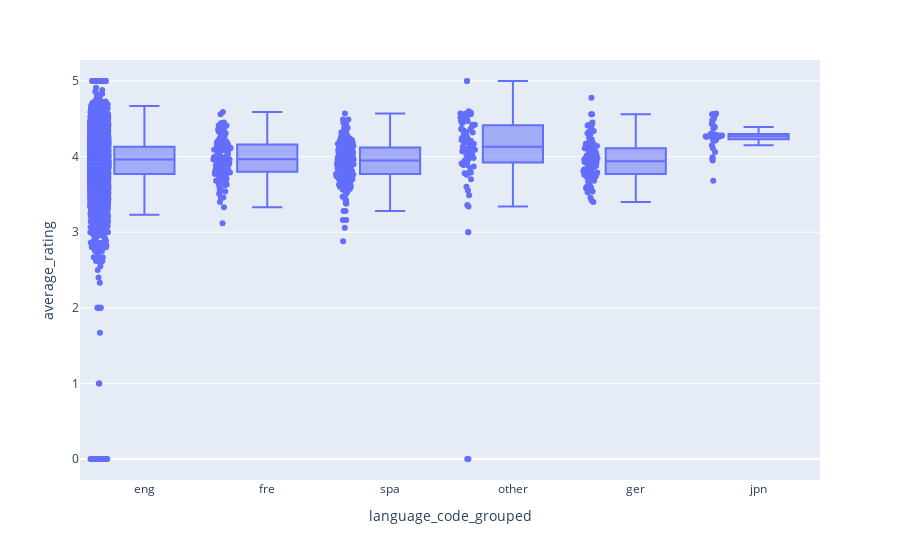

Notebook code cell kept with this figure:
### Code cell
fig = px.box(df, x="language_code_grouped", y="average_rating", points="all")
fig.show()

### Figure 1 — Plotly figure (JSON) as saved in the notebook; plotly's stock layout.template omitted (floating-point values rounded to 4 significant figures; data arrays with more than 128 entries replaced by an {"elided": "..."} marker saying what was removed)
{"data": [{"alignmentgroup": "True", "boxpoints": "all", "hovertemplate": "language_code_grouped=%{x}<br>average_rating=%{y}<extra></extra>", "legendgroup": "", "marker": {"color": "#636efa"}, "name": "", "notched": false, "offsetgroup": "", "orientation": "v", "showlegend": false, "type": "box", "x": {"elided": "11127 str values"}, "x0": " ", "xaxis": "x", "y": {"elided": "11127 float values"}, "y0": " ", "yaxis": "y"}], "layout": {"boxmode": "group", "legend": {"tracegroupgap": 0}, "margin": {"t": 60}, "xaxis": {"anchor": "y", "domain": [0, 1], "title": {"text": "language_code_grouped"}}, "yaxis": {"anchor": "x", "domain": [0, 1], "title": {"text": "average_rating"}}}}
